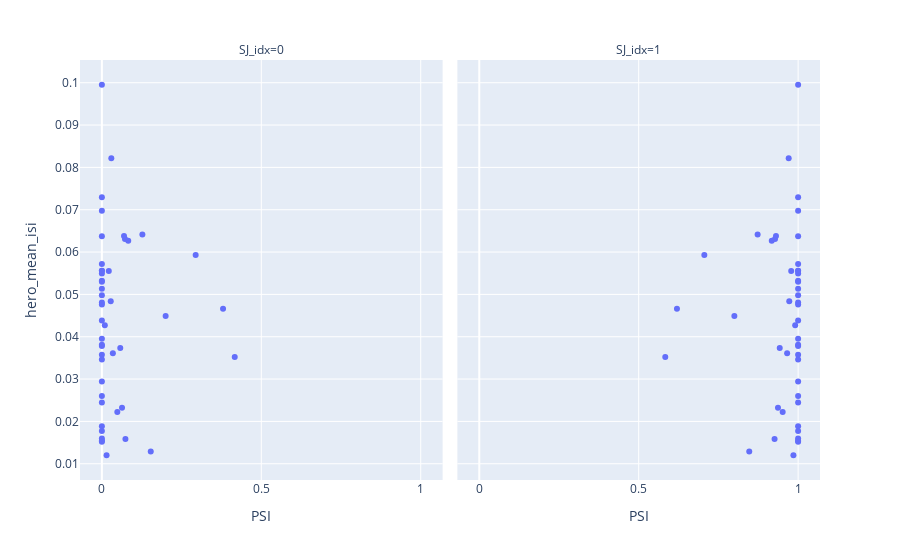

The cell this chart's notebook holds for it:
### Code cell
adata.plot_SJ_prop_sc_ttype(intron_group, ephys_prop)

### Figure 1 — Plotly figure (JSON) as saved in the notebook; plotly's stock layout.template omitted (floating-point values rounded to 4 significant figures)
{"data": [{"hovertemplate": "<b>%{hovertext}</b><br><br>SJ_idx=0<br>PSI=%{x}<br>hero_mean_isi=%{y}<extra></extra>", "hovertext": ["Sst Calb2 Pdlim5", "Sst Esm1", "Sst Calb2 Necab1", "Sst Hpse Cbln4", "Sst Tac2 Myh4", "Pvalb Tpbg", "Vip Crispld2 Kcne4", "Vip Pygm C1ql1", "Vip Lmo1 Myl1", "Pvalb Vipr2", "Vip Rspo4 Rxfp1 Chat", "Pvalb Reln Itm2a", "Sst Chodl", "Pvalb Akr1c18 Ntf3", "Pvalb Gabrg1", "Pvalb Sema3e Kank4", "Sst Tac1 Htr1d", "Sst Crhr2 Efemp1", "Sst Tac1 Tacr3", "Sst Rxfp1 Prdm8", "Sst Crh 4930553C11Rik ", "Sst Tac2 Tacstd2", "Pvalb Reln Tac1", "Pvalb Th Sst", "Sst Nts", "Sst Hpse Sema3c", "Sst Rxfp1 Eya1", "Sst Mme Fam114a1", "Sst Myh8 Etv1 ", "Lamp5 Lsp1", "Lamp5 Plch2 Dock5", "Lamp5 Ntn1 Npy2r", "Sncg Vip Itih5", "Vip Lect1 Oxtr", "Sst Nr2f2 Necab1", "Sncg Vip Nptx2", "Vip Crispld2 Htr2c", "Vip Ptprt Pkp2", "Pvalb Gpr149 Islr", "Sncg Gpr50", "Lamp5 Fam19a1 Tmem182", "Vip Col15a1 Pde1a", "Serpinf1 Aqp5 Vip", "Pvalb Calb1 Sst", "Vip Chat Htr1f", "Vip Lmo1 Fam159b", "Vip Arhgap36 Hmcn1"], "legendgroup": "", "marker": {"color": "#636efa", "symbol": "circle"}, "mode": "markers", "name": "", "orientation": "v", "showlegend": false, "type": "scatter", "x": [0, 0.02959, 0, 0, 0, 0.07385, 0.1533, 0.01471, 0, 0, 0, 0.04843, 0, 0.06316, 0.38, 0.02166, 0.07246, 0.08264, 0, 0, 0, 0, 0, 0, 0.02778, 0.06944, 0, 0.009174, 0.03448, 0, 0, 0, 0, 0.2, 0.127, 0, 0.4167, 0, 0.2941, 0, 0, 0, 0, 0.05769, 0, 0, 0], "xaxis": "x", "y": [0.05491, 0.08215, 0.05561, 0.05719, 0.01518, 0.01584, 0.01287, 0.01201, 0.01886, 0.01771, 0.01595, 0.02222, 0.02445, 0.02322, 0.04664, 0.05553, 0.06307, 0.0627, 0.04979, 0.05561, 0.09952, 0.04764, 0.04806, 0.053, 0.0484, 0.06379, 0.03461, 0.0427, 0.0361, 0.03784, 0.05136, 0.05324, 0.03808, 0.04492, 0.06418, 0.06372, 0.0352, 0.03955, 0.05931, 0.02598, 0.01546, 0.02944, 0.04386, 0.03731, 0.07294, 0.03574, 0.06977], "yaxis": "y"}, {"hovertemplate": "<b>%{hovertext}</b><br><br>SJ_idx=1<br>PSI=%{x}<br>hero_mean_isi=%{y}<extra></extra>", "hovertext": ["Sst Calb2 Pdlim5", "Sst Esm1", "Sst Calb2 Necab1", "Sst Hpse Cbln4", "Sst Tac2 Myh4", "Pvalb Tpbg", "Vip Crispld2 Kcne4", "Vip Pygm C1ql1", "Vip Lmo1 Myl1", "Pvalb Vipr2", "Vip Rspo4 Rxfp1 Chat", "Pvalb Reln Itm2a", "Sst Chodl", "Pvalb Akr1c18 Ntf3", "Pvalb Gabrg1", "Pvalb Sema3e Kank4", "Sst Tac1 Htr1d", "Sst Crhr2 Efemp1", "Sst Tac1 Tacr3", "Sst Rxfp1 Prdm8", "Sst Crh 4930553C11Rik ", "Sst Tac2 Tacstd2", "Pvalb Reln Tac1", "Pvalb Th Sst", "Sst Nts", "Sst Hpse Sema3c", "Sst Rxfp1 Eya1", "Sst Mme Fam114a1", "Sst Myh8 Etv1 ", "Lamp5 Lsp1", "Lamp5 Plch2 Dock5", "Lamp5 Ntn1 Npy2r", "Sncg Vip Itih5", "Vip Lect1 Oxtr", "Sst Nr2f2 Necab1", "Sncg Vip Nptx2", "Vip Crispld2 Htr2c", "Vip Ptprt Pkp2", "Pvalb Gpr149 Islr", "Sncg Gpr50", "Lamp5 Fam19a1 Tmem182", "Vip Col15a1 Pde1a", "Serpinf1 Aqp5 Vip", "Pvalb Calb1 Sst", "Vip Chat Htr1f", "Vip Lmo1 Fam159b", "Vip Arhgap36 Hmcn1"], "legendgroup": "", "marker": {"color": "#636efa", "symbol": "circle"}, "mode": "markers", "name": "", "orientation": "v", "showlegend": false, "type": "scatter", "x": [1, 0.9704, 1, 1, 1, 0.9262, 0.8467, 0.9853, 1, 1, 1, 0.9516, 1, 0.9368, 0.62, 0.9783, 0.9275, 0.9174, 1, 1, 1, 1, 1, 1, 0.9722, 0.9306, 1, 0.9908, 0.9655, 1, 1, 1, 1, 0.8, 0.873, 1, 0.5833, 1, 0.7059, 1, 1, 1, 1, 0.9423, 1, 1, 1], "xaxis": "x2", "y": [0.05491, 0.08215, 0.05561, 0.05719, 0.01518, 0.01584, 0.01287, 0.01201, 0.01886, 0.01771, 0.01595, 0.02222, 0.02445, 0.02322, 0.04664, 0.05553, 0.06307, 0.0627, 0.04979, 0.05561, 0.09952, 0.04764, 0.04806, 0.053, 0.0484, 0.06379, 0.03461, 0.0427, 0.0361, 0.03784, 0.05136, 0.05324, 0.03808, 0.04492, 0.06418, 0.06372, 0.0352, 0.03955, 0.05931, 0.02598, 0.01546, 0.02944, 0.04386, 0.03731, 0.07294, 0.03574, 0.06977], "yaxis": "y2"}], "layout": {"annotations": [{"font": {}, "showarrow": false, "text": "SJ_idx=0", "x": 0.245, "xanchor": "center", "xref": "paper", "y": 1, "yanchor": "bottom", "yref": "paper"}, {"font": {}, "showarrow": false, "text": "SJ_idx=1", "x": 0.755, "xanchor": "center", "xref": "paper", "y": 1, "yanchor": "bottom", "yref": "paper"}], "legend": {"tracegroupgap": 0}, "margin": {"t": 60}, "xaxis": {"anchor": "y", "domain": [0, 0.49], "title": {"text": "PSI"}}, "xaxis2": {"anchor": "y2", "domain": [0.51, 1], "matches": "x", "title": {"text": "PSI"}}, "yaxis": {"anchor": "x", "domain": [0, 1], "title": {"text": "hero_mean_isi"}}, "yaxis2": {"anchor": "x2", "domain": [0, 1], "matches": "y", "showticklabels": false}}}
